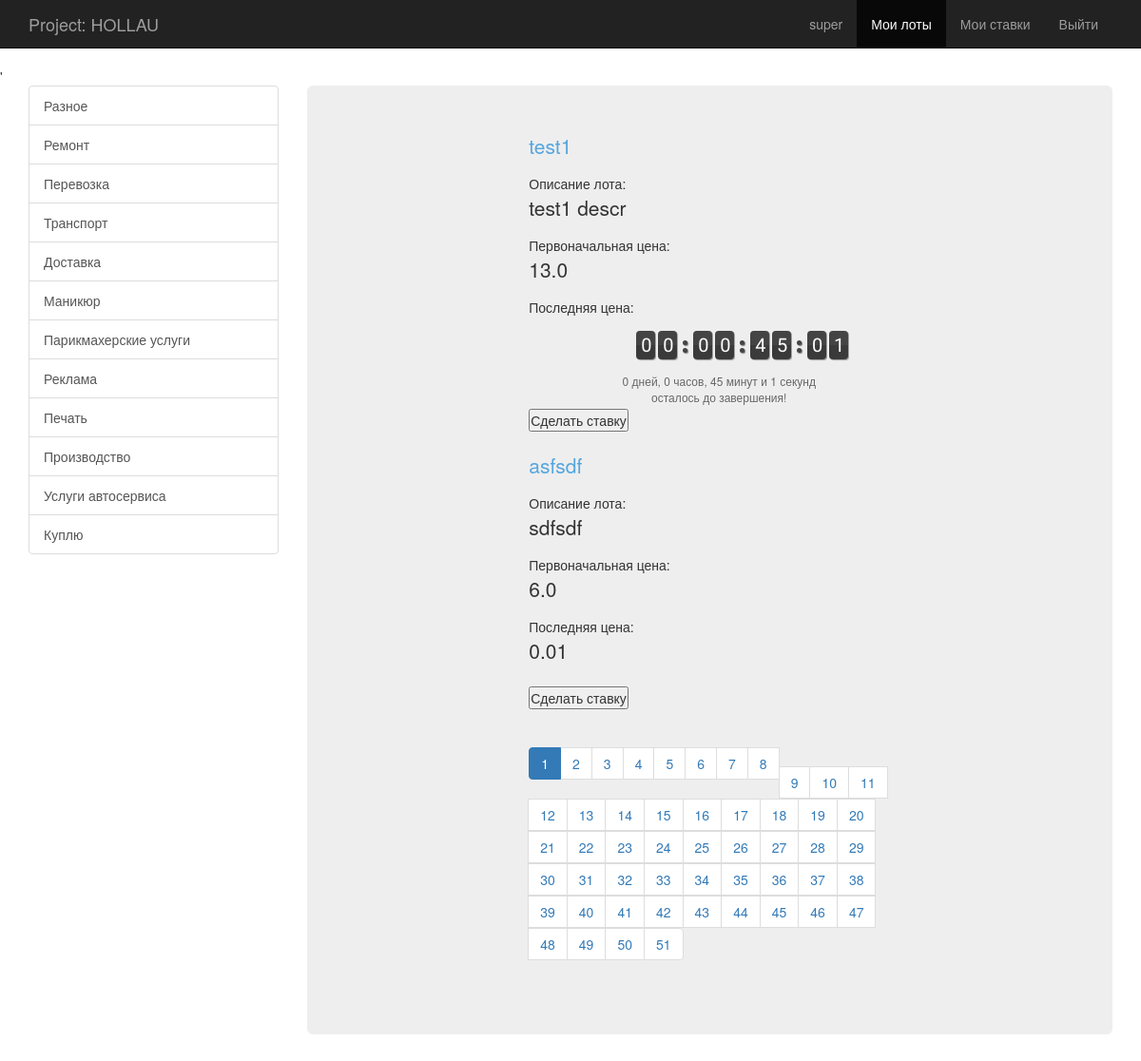
The page /my_bets/ (signed in) on the database its author committed.
### hollau/models.py (models this page shows, shortened)
class Category(models.Model):
    name = models.CharField(u'категория', max_length=30)

class Lot(models.Model):
    name = models.CharField(u"предложение", max_length=100)
    description = models.TextField(u"описание предложения")
    start_price = models.FloatField(u"стартовая цена")
    current_price = models.FloatField(u"текущая цена", blank=True, null=True)
    sold = models.BooleanField(u"продано", default=False)
    author = models.ForeignKey(User, verbose_name=u"Аукционатор", related_name='lots', default="1")
    start_date = models.DateTimeField(u'начало продажи', auto_now_add=True)
    end_date = models.DateTimeField(u'окончание продажи')
    lastest_propose = models.DateTimeField(u'последнее предложение', blank=True, null=True)
    category = models.ForeignKey(Category, verbose_name=u'категория', default=1)
    location = models.CharField(u'локация', max_length=100, default='')
    class Admin:
        list_display = ("name", "price", "propose", "lastest_propose", "bought")
        ordering = ("-lastest_propose", "end_date",)
    def propose(self):
        lastest = self.propose_set.order_by('-date')
        if lastest:
            return lastest[0]
        else:
            return None
    def bought(self):
        return self.propose() and ((self.end_date < datetime.datetime.now()) or self.sold)

### hollau/views.py (the view)
# urls.py: url(r'^my_bets/$', views.my_bets, name='my_bets'),
def my_bets(request):
    user = request.user
    my_bet_lots = models.Bet.objects.filter(person=user)
    categories = models.Category.objects.all()
    my_lots = [my_bet.lot for my_bet in my_bet_lots]
    paginator, page = paginate(request, my_lots)
    return render(request, 'my_lot.html', {'paginator': paginator, 'page': page, 'my_lots': page.object_list, 'categories': categories})

### hollau/views.py (called while the page is built)
def paginate(request, qs):
    try:
        limit = int(request.GET.get('limit', 2))
    except ValueError:
        limit = 2
    if limit > 2:
        limit = 2
    try:
        page = int(request.GET.get('page',1))
    except ValueError:
        raise Http404
    paginator = Paginator(qs, limit)
    try:
        page = paginator.page(page)
    except EmptyPage:
        page = paginator.page(paginator.num_pages)
    return paginator, page

### hollau/templates/my_lot.html (shortened to what this page needs)
{% extends 'base.html' %}
{% load staticfiles %}
{% block javascript %}
        <link rel="stylesheet" href="{% static 'countdown_style.css' %}" />
        <link rel="stylesheet" href="{% static 'jquery.countdown.css' %} " />
{% endblock %}
{% block content %}
<div class="row">
  <div class="col-lg-12 col-md-12 col-sm-12 col-xs-12">
{% for lot in my_lots %}
<p><a href="{% url 'lot_detail' lot.id%}">{{lot.name}}</a></p>
Описание лота: <p>{{lot.description}}</p>
Первоначальная цена: <p>{{lot.start_price}}</p>
Последняя цена: <p id="current_price">{{lot.current_price|floatformat:2}}</p>
<div id="countdown"></div>
<p id="note"></p>
<button id="makeabet">Сделать ставку</button><br><br>
{% endfor %}
<ul class="pagination" display="inline">
{% for p in paginator.page_range %}
  {% if p == page.number %}
    <li class="active">
  {% else %}
    <li>
  {% endif %}
    <a href="/my_lots/?page={{ p }}">{{ p }}</a>
  </li>
{% endfor %}
</ul>
      </div>
    </div>
<body>
</body>
{% endblock %}

### hollau/templates/base.html (shortened to what this page needs)
{% load staticfiles %}
<!DOCTYPE html>
<html>
  <head>
    <link href={% static "bootstrap/css/bootstrap.min.css" %} rel="stylesheet">
    <link href={% static 'offcanvas.css' %} rel="stylesheet">'
    <link rel="stylesheet" type="text/css" href="{% static 'style.css' %}">
  </head>
  <body>
    <nav class="navbar navbar-fixed-top navbar-inverse">
      <div class="container">
        <div class="navbar-header">
          <a class="navbar-brand" href="{% url 'index' %}">Project: HOLLAU</a>
        </div>
        <div id="navbar" class="collapse navbar-collapse navbar-right">
          <ul class="nav navbar-nav">
              {%if user.is_authenticated%}
            <li><a href="#">{{user.first_name}}</a></li>
              {% else %}
              <li><a href="{%url 'login' %}">Друг</a></li>
              {% endif %}
            <li id="lots" class="active"><a href="#">Мои лоты</a></li>
            <li id="bets"><a href="#about">Мои ставки</a></li>
            <li><a href="{% url 'logout' %}">Выйти</a></li>
          </ul>
        </div>
      </div>
    </nav>
    <div class="container">
      <div class="row row-offcanvas row-offcanvas-left">
          <div class="col-xs-6 col-sm-3 sidebar-offcanvas" id="sidebar">
          <div class="list-group">
            {% for category in categories %}
            <a href="{% url 'category' category.id%}" class="list-group-item">{{ category.name }}</a>
            {% endfor %}
          </div>
        </div>
        <div class="col-xs-12 col-sm-9">
          <div class="jumbotron">
          <main>
          <div id="container">
			{%block content%}{%endblock%}
		  </div>
          </main>
          </div>
        </div>
      </div>
    {% block javascript %}{% endblock %}
  </body>
</html>

### hollau/static/offcanvas.css (style rules this page uses)
html, body { overflow-x: hidden; }
body { padding-top: 70px; }

### hollau/static/style.css (style rules this page uses)
#container { width: 400px; margin: auto; padding: 0 10px 10px 10px; }

### hollau/static/countdown_style.css (style rules this page uses)
* { margin:0; padding:0; }
html { position:relative; }
a, a:visited { text-decoration:none; outline:none; color:#54a6de; }
#note { color: #666666; font-size: 12px; margin: 0 auto; padding: 4px; text-align: center; text-shadow: 1px 1px 0 rgba(255, 255, 255, 0.3); width: 400px; }

### hollau/templates/my_lot.html (style rules this page uses)
ul.pagination li { display: inline; margin-right: 5px; padding: 3px; }

### rows shown on the page
Category: name "Разное"
Category: name "Ремонт"
Category: name "Перевозка"
Category: name "Транспорт"
Category: name "Доставка"
Category: name "Маникюр"
Category: name "Парикмахерские услуги"
Category: name "Реклама"
Category: name "Печать"
Category: name "Производство"
Category: name "Услуги автосервиса"
Category: name "Куплю"
Lot: name "test1", description "test1 descr", start_price "13.0"
Lot: name "asfsdf", description "sdfsdf", start_price "6.0", current_price "0.01"

### other values the page prints
{{ user.first_name }} "super"
{{ p }} "1" "2" "3" "4" "5" "6" "7" "8" "9" "10" "11" "12" "13" "14" "15" "16" "17" "18" "19" "20" "21" "22" "23" "24" "25" "26" "27" "28" "29" "30" "31" "32" "33" "34" "35" "36" "37" "38" "39" "40" "41" "42" "43" "44" "45" "46" "47" "48" "49" "50" "51"
